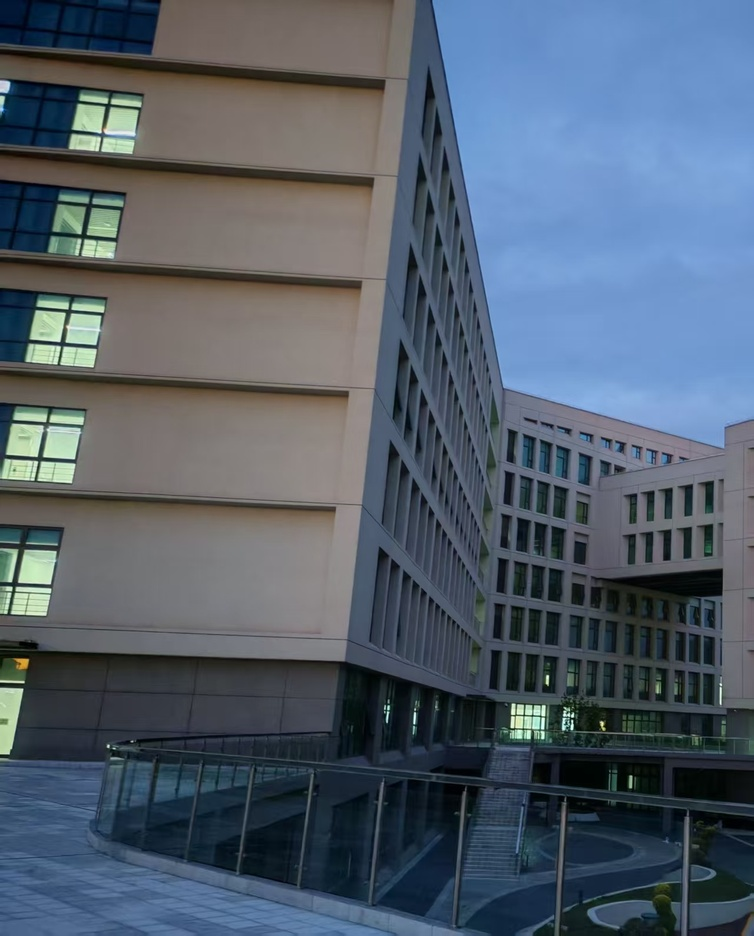
#> input picture 3rd/a.jpg, 754 x 936 px, shrunk from 1280 x 1588 before the run
$ jupyter execute exp3.ipynb
#> lines starting #> are read from the running program, lines starting #| are printed output that depends on the picture
[cell 1]
import cv2
import numpy as np
import os

[cell 2]
# 读取图像
img_a = cv2.imread("a.jpg")
#> img_a is the input picture: shape (936, 754, 3); mean B, G, R 108.3, 94.8, 82.5
img_b = cv2.imread("b.jpg")
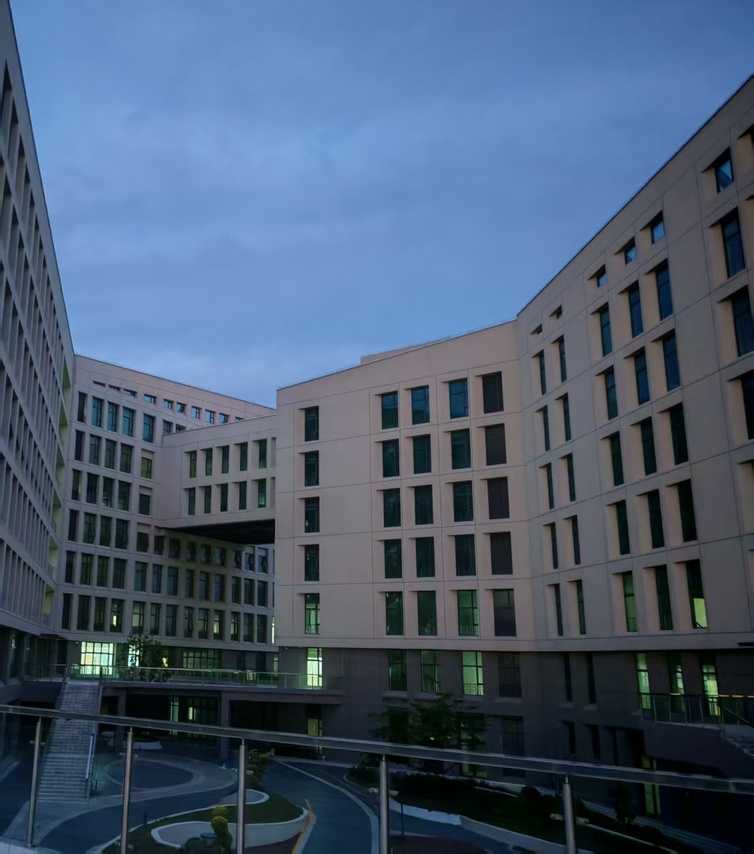
#> input picture 3rd/b.jpg, 754 x 854 px, shrunk from 1279 x 1450 before the run
#> img_b is the input picture: shape (854, 754, 3); mean B, G, R 114.9, 91.6, 73.4
# 将图像转换为灰度图
gray_a = cv2.cvtColor(img_a, cv2.COLOR_BGR2GRAY)
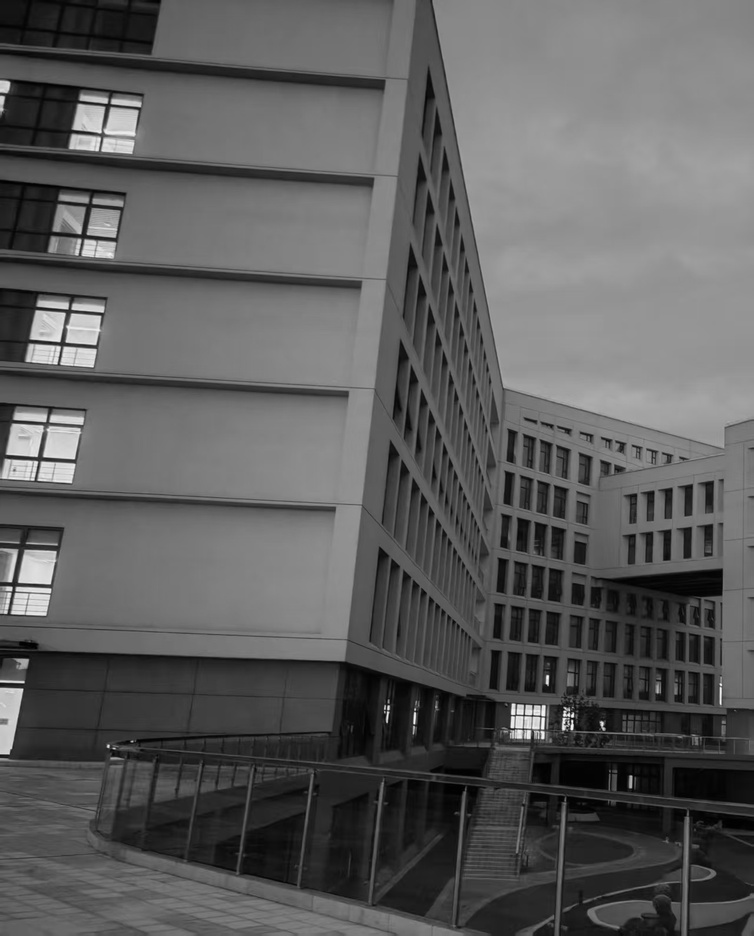
#> gray_a: shape (936, 754); min 0, max 248, mean 92.7
gray_b = cv2.cvtColor(img_b, cv2.COLOR_BGR2GRAY)
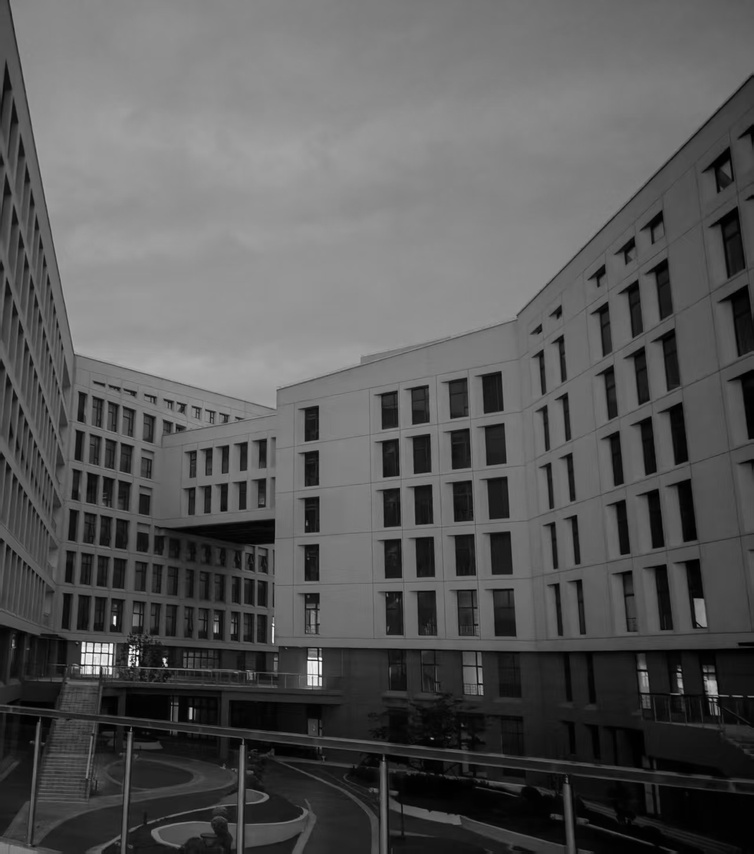
#> gray_b: shape (854, 754); min 0, max 249, mean 88.8

cv2.imwrite("gray_a.jpg", gray_a)
cv2.imwrite("gray_b.jpg", gray_b)
#> Out = True

[cell 3]
sift = cv2.SIFT_create()
kp_a,des_a = sift.detectAndCompute(gray_a,None)
#> kp_a = 1758 keypoints; strongest (x, y, size): (572, 716, 2.1), (602, 723, 3), (547, 677, 2.5), (572, 728, 2.2)
kp_b,des_b = sift.detectAndCompute(gray_b,None)
#> kp_b = 1974 keypoints; strongest (x, y, size): (320, 659, 2), (115, 618, 2.2), (164, 660, 2.8), (137, 653, 1.9)

[cell 4]
# 使用FLANN匹配器进行特征匹配
FLANN_INDEX_KDTREE = 1
index_params = dict(algorithm=FLANN_INDEX_KDTREE, trees=5)
search_params = dict(checks=50)  # 检查次数越多，匹配越准确但速度越慢
flann = cv2.FlannBasedMatcher(index_params, search_params)
matches = flann.knnMatch(des_a, des_b, k=2)  # k=2表示每个特征点返回2个最佳匹配
#> matches = 1758 matches

# 应用Lowe's比率测试筛选优质匹配点
good_matches = []
for m, n in matches:
    if m.distance < 0.7 * n.distance:  # 比率阈值通常取0.7-0.8
        good_matches.append(m)
#> after the loop, good_matches = 570 matches

# 输出匹配统计信息
print("=== 特征匹配统计 ===")
print(f"初始匹配点对数: {len(matches)}")
#| 初始匹配点对数: 1758
print(f"筛选后优质匹配点对数: {len(good_matches)}")
#| 筛选后优质匹配点对数: 570
print(f"过滤掉的匹配点对数: {len(matches) - len(good_matches)}")
#| 过滤掉的匹配点对数: 1188
print(f"优质匹配点比例: {len(good_matches)/len(matches):.2%}")
#| 优质匹配点比例: 32.42%

[cell 5]
# 绘制匹配的SIFT关键点
matched_keypoints_img = cv2.drawMatches(
    img_a, kp_a, img_b, kp_b, good_matches,
    None, flags=cv2.DrawMatchesFlags_NOT_DRAW_SINGLE_POINTS
)
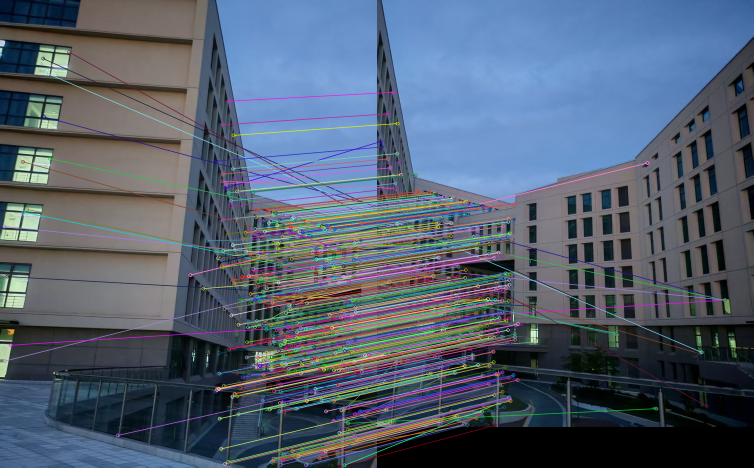
#> matched_keypoints_img: shape (936, 1508, 3) (shown at 1/2 size); mean B, G, R 112.3, 95.4, 83.3

[cell 6]
# 提取匹配点的坐标
src_pts = np.float32([kp_b[m.trainIdx].pt for m in good_matches]).reshape(-1, 1, 2)  # 图像的关键点
#> src_pts = 570 rows, first 8: [695.2, 599.7], [263.3, 469.7], [312.8, 612], [695.2, 599.7], [644.3, 706.5], [476.8, 666.4], [479.8, 669.4], [644.3, 706.5]
dst_pts = np.float32([kp_a[m.queryIdx].pt for m in good_matches]).reshape(-1, 1, 2)  # 图像的关键点
#> dst_pts = 570 rows, first 8: [8.33, 452.6], [9.12, 721.7], [14.17, 552.7], [21.27, 690], [45.55, 323], [46.56, 424], [53.84, 418.4], [85.91, 116.7]

# 使用RANSAC算法估计单应矩阵（透视变换矩阵）
H, mask = cv2.findHomography(src_pts, dst_pts, cv2.RANSAC, 5.0)
#> H = [[1.09, 1.89e-05, 422], [0.000216, 1.1, -0.0228], [-1.12e-07, -6.64e-08, 1]]; mask = 570 values, max 1 at index 17, min 0 at index 0, mean 0.907

# 获取输入图像尺寸
h_a, w_a = img_a.shape[:2]
#> h_a = 936; w_a = 754
h_b, w_b = img_b.shape[:2]
#> h_b = 854; w_b = 754

# 计算图像变换后的四个角坐标
pts = np.float32([[0, 0], [0, h_b], [w_b, h_b], [w_b, 0]]).reshape(-1, 1, 2)
#> pts = [[0, 0], [0, 854], [754, 854], [754, 0]]
dst_corners = cv2.perspectiveTransform(pts, H)
#> dst_corners = [[422, -0.0228], [422.1, 935.9], [1246.7, 936.2], [1246.6, 0.14]]

# 确定拼接后图像的最终尺寸（包含所有像素）
all_corners = np.concatenate([dst_corners, np.float32([[0,0], [w_a,0], [w_a,h_a], [0,h_a]]).reshape(-1,1,2)], axis=0)
#> all_corners = [[422, -0.0228], [422.1, 935.9], [1246.7, 936.2], [1246.6, 0.14], [0, 0], [754, 0], [754, 936], [0, 936]]
[x_min, y_min] = np.int32(all_corners.min(axis=0).ravel() + 0.5)
#> x_min = 0; y_min = 0
[x_max, y_max] = np.int32(all_corners.max(axis=0).ravel() + 0.5)
#> x_max = 1247; y_max = 936

# 创建平移矩阵，确保所有像素都在可视区域内
translation_matrix = np.array([[1, 0, -x_min], [0, 1, -y_min], [0, 0, 1]], dtype=np.float32)
#> translation_matrix = [[1, 0, 0], [0, 1, 0], [0, 0, 1]]

# 对图像进行透视变换和平移
stitched_img = cv2.warpPerspective(
    img_b,
    translation_matrix @ H,  # 组合平移矩阵和单应矩阵
    (x_max - x_min, y_max - y_min)  # 输出图像尺寸
)
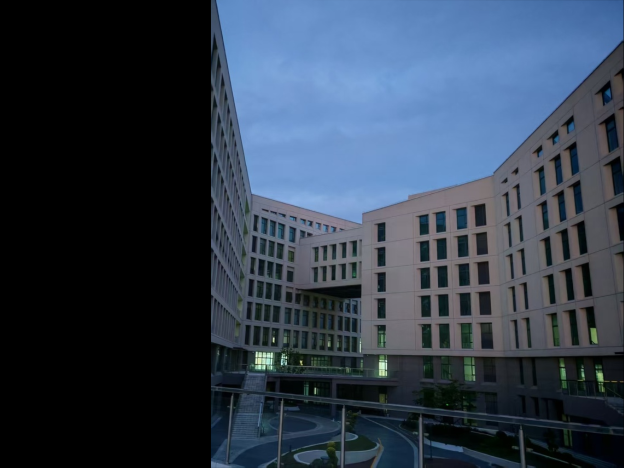
#> stitched_img: shape (936, 1247, 3) (shown at 1/2 size); mean B, G, R 76, 60.5, 48.5

# 将图像复制到拼接结果的对应位置
stitched_img[-y_min : h_a - y_min, -x_min : w_a - x_min] = img_a
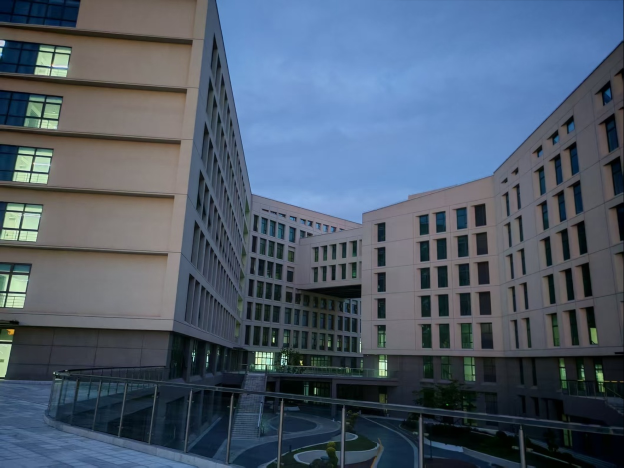
#> stitched_img: shape (936, 1247, 3) (shown at 1/2 size); mean B, G, R 107.9, 91.5, 78

[cell 7]
# 显示匹配关键点和拼接结果
cv2.imshow('Matched SIFT Keypoints', matched_keypoints_img)  # 显示匹配的关键点
cv2.imshow('Stitched Result', stitched_img)                   # 显示拼接后的图像
cv2.waitKey(0)  # 等待用户按键（按任意键关闭窗口）
cv2.destroyAllWindows()  # 关闭所有显示窗口

# 保存拼接结果
cv2.imwrite("matched_keypoints.jpg", matched_keypoints_img)
cv2.imwrite("stitched_result.jpg", stitched_img)
#> Out = True
# print("拼接完成, 结果已保存为 stitched_result.jpg")
